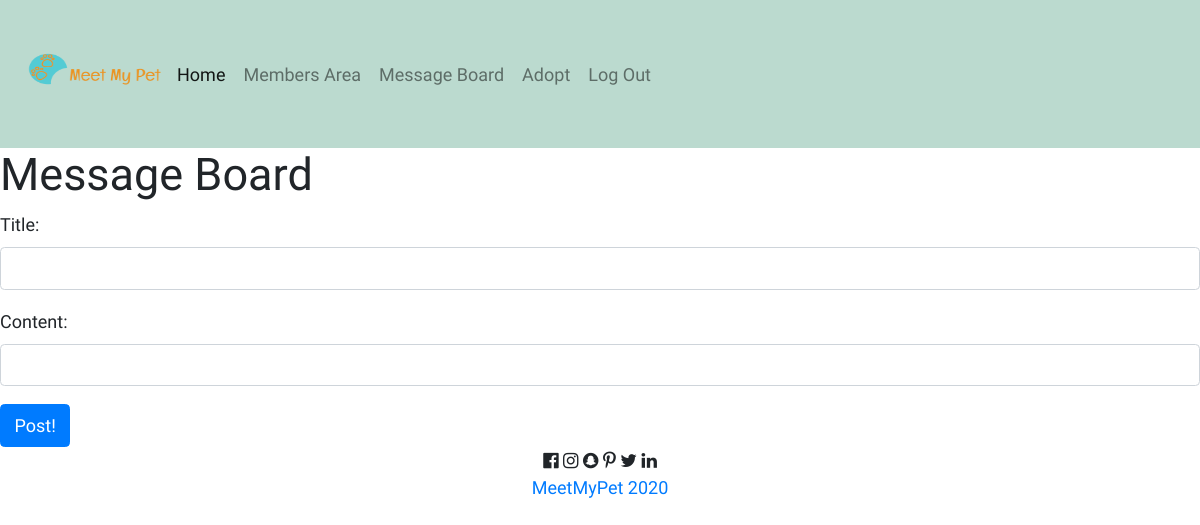
The page /woof/messageboard/ (signed in) on the database as committed earlier.
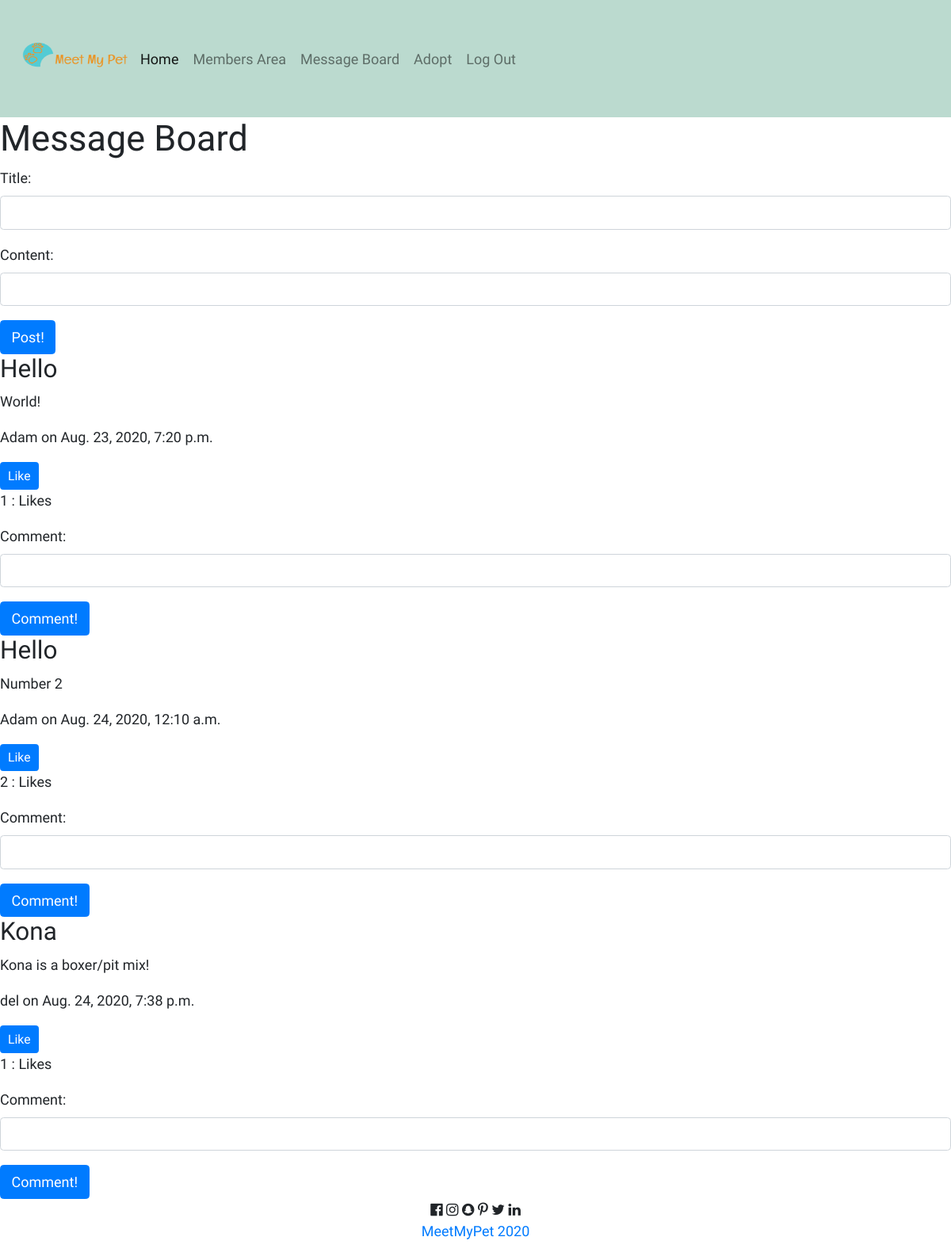
The same page on the database as committed later.
### dashboard/models.py (models this page shows, shortened)
class Post(models.Model):
    title = models.CharField(max_length=255)
    content = models.CharField(max_length=255)
    created_at = models.DateTimeField(auto_now_add=True)
    updated_at = models.DateTimeField(auto_now=True)
    author = models.ForeignKey(User, on_delete=models.CASCADE, related_name="posts")
    likes = models.ManyToManyField(User, related_name="post_like")
    objects = PostManager()

### login/models.py (models this page shows)
class User(models.Model):
    first_name = models.CharField(max_length=255)
    last_name = models.CharField(max_length=255)
    email = models.EmailField(unique=True)
    profile_pic = models.CharField(max_length=255, null=True)
    bio = models.CharField(max_length=255, null=True)
    pet = models.CharField(max_length=255, null=True)
    pet_age = models.CharField(max_length=255, null=True)
    pet_temperament = models.CharField(max_length=255, null=True)
    password = models.CharField(max_length=255)
    confirm = models.CharField(max_length=255)
    created_at = models.DateTimeField(auto_now_add=True)
    updated_at = models.DateTimeField(auto_now=True)
    objects = UserManager()

### dashboard/views.py (the view)
# urls.py: path('messageboard/', views.messageboard, name='messageboard'),
def messageboard(request):
    context = {
        'curr_user': User.objects.get(id=request.session['user_id']),
        'posts' : Post.objects.all(),
        'comments': Comment.objects.all(),
    }
    return render(request, "messageboard.html", context)

### dashboard/templates/messageboard.html (shortened to what this page needs)
{% extends 'base.html' %}
{% block content %}
{% load static %}
<link rel="stylesheet" href="{% static 'css/messageboard.css' %}">
<!DOCTYPE html>
<html lang="en">
<head>
    <link rel="stylesheet" href="https://stackpath.bootstrapcdn.com/bootstrap/4.5.0/css/bootstrap.min.css">
    {% load static %}
</head>
<body>
    <h1>Message Board</h1>
    <section>
        <form action="/woof/create" method="POST">
            <div class="form-group">
                <label for="title">Title: </label>
                <input type="text" name="title" id="title" class="form-control">
            </div>
            <div class="form-group">
                <label for="content">Content: </label>
                <input type="text" name="content" id="content" class="form-control">
            </div>
            <button class="btn btn-primary">Post!</button>
        </form>
    </section>
    <section>
        {%for post in posts%}
        <div class="post">
            <h3>{{post.title}}</h3>
            <blockquote>{{post.content}}</blockquote>
            <p>{{post.author.first_name}} on {{post.created_at}}</p>
            <a class="btn btn-primary btn-sm" href="/woof/{{post.id}}/like">Like</a>
            <p>{{ post.likes.count }} : Likes</p>
        </div>
        <form action="/woof/{{post.id}}/create_comm" method="POST">
            <div class="form-group">
                <label for="content">Comment: </label>
                <input type="text" name="content" id="content" class="form-control">
            </div>
            <button class="btn btn-primary">Comment!</button>
        </form>
        {% endfor %}
    </section>
</body>
</html>
{% endblock %}

### dashboard/templates/base.html (shortened to what this page needs)
<!DOCTYPE html>
<html lang="en">
<head>
  {% load static %}
  <link rel="stylesheet" href="{% static 'css/main.css' %}">
  <link rel="stylesheet" href="https://cdnjs.cloudflare.com/ajax/libs/font-awesome/4.7.0/css/font-awesome.min.css">
  <link rel="stylesheet" href="https://stackpath.bootstrapcdn.com/bootstrap/4.5.2/css/bootstrap.min.css"
>
</head>
<body>
  <nav id="main_nav" class="navbar navbar-expand-lg navbar-light bg-light">
    <img id="logo" src="/static/images/logo.png" alt="logo">
    <div class="collapse navbar-collapse" id="navbarSupportedContent">
      <ul class="navbar-nav mr-auto">
        <li class="nav-item active">
          <a class="nav-link" href="{% url 'base' %}">Home <span class="sr-only">(current)</span></a>
        </li>
        <li class="nav-item">
          <div class="dropdown">
            <a class="dropbtn nav-link">Members Area</a>
          </div>
        </li>
        <li class="nav-item">
          <a class="nav-link" href="{% url 'messageboard' %}">Message Board</a>
        </li>
        <li class="nav-item">
          <a class="nav-link" href="#">Adopt</a>
        </li>
        <li class="nav-item">
          <a class="nav-link " href="{% url 'logout' %}">Log Out</a>
        </li>
  </nav>
  {% block content %}{% endblock %}
  <footer style="text-align: center;">
    <i class="fa fa-facebook-official w3-hover-opacity"></i>
    <i class="fa fa-instagram w3-hover-opacity"></i>
    <i class="fa fa-snapchat w3-hover-opacity"></i>
    <i class="fa fa-pinterest-p w3-hover-opacity"></i>
    <i class="fa fa-twitter w3-hover-opacity"></i>
    <i class="fa fa-linkedin w3-hover-opacity"></i>
    <p class="w3-medium"><a href="#" target="_blank" class="w3-hover-text-green">MeetMyPet 2020</a></p>
  </footer>
</body>
</html>

### static/css/main.css (style rules this page uses)
* { font-family: 'Shadows Into Light', cursive; font-size: large; }
#logo { height: 120px; width: 150px; margin-bottom: 10px; }
#main_nav { background-color: #bbdacf !important; }
ul { padding: 0px; list-style-type: none; }
img { max-width: 100%; max-height: 100%; border-radius: 25%; display: inline-block; }

Rows that differ between the two databases and show on the page:
added Post: title "Hello", content "World!", author.first_name "Adam", created_at "Aug. 23, 2020, 7:20 p.m.", likes.count "1"
added Post: title "Hello", content "Number 2", author.first_name "Adam", created_at "Aug. 24, 2020, 12:10 a.m.", likes.count "2"
added Post: title "Kona", content "Kona is a boxer/pit mix!", author.first_name "del", created_at "Aug. 24, 2020, 7:38 p.m.", likes.count "1"
